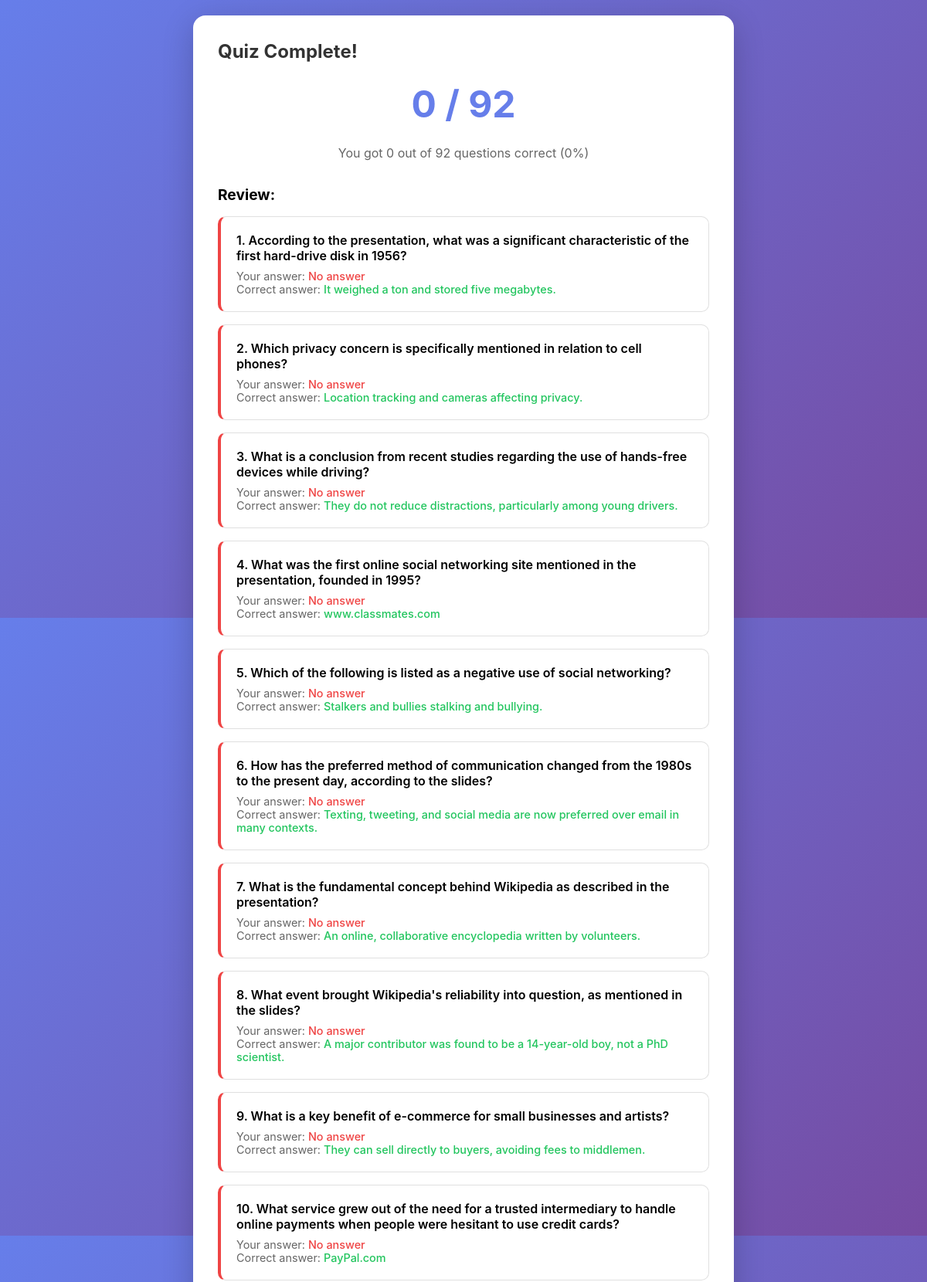
The app's page /results (upper part) with its own data.
### tables this page shows
CREATE TABLE questions (
            question_id INTEGER PRIMARY KEY AUTOINCREMENT,
            text TEXT NOT NULL
        );

CREATE TABLE options (
            option_id INTEGER PRIMARY KEY AUTOINCREMENT,
            question_id INTEGER NOT NULL,
            text TEXT NOT NULL,
            is_correct INTEGER NOT NULL,
            FOREIGN KEY (question_id) REFERENCES questions(question_id)
        );

### app.py (the view)
@app.route("/results")
def results():
    all_questions = get_all_questions()
    answers = session.get("answers", {})
    wrong_questions = session.get("wrong_questions", [])
    question_ids = session.get("question_ids")
    if question_ids:
        q_map = {q["question_id"]: q for q in all_questions}
        questions = [q_map[qid] for qid in question_ids if qid in q_map]
    else:
        questions = all_questions
    correct_count = 0
    question_results = []
    for q in questions:
        selected_id = answers.get(str(q["question_id"]))
        correct_option = None
        selected_option = None
        for opt in q["options"]:
            if opt["is_correct"]:
                correct_option = opt
            if opt["option_id"] == selected_id:
                selected_option = opt
        is_correct = selected_option and selected_option["is_correct"]
        if is_correct:
            correct_count += 1
        question_results.append(
            {
                "question": q,
                "selected": selected_option,
                "correct": correct_option,
                "is_correct": is_correct,
            }
        )
    return render_template(
        "results.html",
        results=question_results,
        correct_count=correct_count,
        total=len(questions),
        has_wrong_answers=len(wrong_questions) > 0,
    )

### app.py (called while the page is built)
def get_db_connection():
    conn = sqlite3.connect("mcqs.db")
    conn.row_factory = sqlite3.Row
    return conn

def get_all_questions():
    conn = get_db_connection()
    questions = conn.execute("SELECT * FROM questions ORDER BY question_id").fetchall()
    result = []
    for q in questions:
        options = conn.execute(
            "SELECT * FROM options WHERE question_id = ? ORDER BY option_id",
            (q["question_id"],),
        ).fetchall()
        result.append(
            {
                "question_id": q["question_id"],
                "text": q["text"],
                "options": [dict(o) for o in options],
            }
        )
    conn.close()
    return result

### templates/results.html (shortened to what this page needs)
{% extends "base.html" %}
{% block content %}
<div class="card">
    <h1>Quiz Complete!</h1>
    <div class="score">
        {{ correct_count }} / {{ total }}
    </div>
    <p style="text-align: center; color: #666; margin-bottom: 32px;">
        You got {{ correct_count }} out of {{ total }} questions correct
        ({{ ((correct_count / total) * 100) | round | int }}%)
    </p>
    <h2 style="margin-bottom: 16px; font-size: 1.2rem;">Review:</h2>
    {% for item in results %}
    <div class="result-item {% if item.is_correct %}correct{% else %}incorrect{% endif %}">
        <p class="result-question">{{ loop.index }}. {{ item.question.text }}</p>
        <p class="result-answer">
            Your answer:
            <span class="{% if item.is_correct %}correct-text{% else %}incorrect-text{% endif %}">
                {{ item.selected.text if item.selected else "No answer" }}
            </span>
        </p>
        {% if not item.is_correct %}
        <p class="result-answer">
            Correct answer: <span class="correct-text">{{ item.correct.text }}</span>
        </p>
        {% endif %}
    </div>
    {% endfor %}
</div>
{% endblock %}

### templates/base.html (style rules this page uses)
* { box-sizing: border-box; margin: 0; padding: 0; }
body { font-family: -apple-system, BlinkMacSystemFont, 'Segoe UI', Roboto, Oxygen, Ubuntu, sans-serif; background: linear-gradient(135deg, #667eea 0%, #764ba2 100%); min-height: 100vh; padding: 20px; }
.card { background: white; border-radius: 16px; padding: 32px; box-shadow: 0 10px 40px rgba(0, 0, 0, 0.2); }
h1 { color: #333; margin-bottom: 8px; font-size: 1.5rem; }
.score { text-align: center; font-size: 3rem; font-weight: bold; color: #667eea; margin: 24px 0; }
.result-item { padding: 20px; border: 1px solid #e0e0e0; border-radius: 10px; margin-bottom: 16px; }
.result-item.incorrect { border-left: 4px solid #ef4444; }
.result-question { font-weight: 600; margin-bottom: 8px; }
.result-answer { font-size: 0.9rem; color: #666; }
.result-answer span { font-weight: 500; }
.result-answer .correct-text { color: #22c55e; }
.result-answer .incorrect-text { color: #ef4444; }

### records on screen
questions: question.text "According to the presentation, what was a significant characteristic of the first hard-drive disk in 1956?"
options: correct.text "It weighed a ton and stored five megabytes."
questions: question.text "Which privacy concern is specifically mentioned in relation to cell phones?"
options: correct.text "Location tracking and cameras affecting privacy."
questions: question.text "What is a conclusion from recent studies regarding the use of hands-free devices while driving?"
options: correct.text "They do not reduce distractions, particularly among young drivers."
questions: question.text "What was the first online social networking site mentioned in the presentation, founded in 1995?"
options: correct.text "www.classmates.com"
questions: question.text "Which of the following is listed as a negative use of social networking?"
options: correct.text "Stalkers and bullies stalking and bullying."
questions: question.text "How has the preferred method of communication changed from the 1980s to the present day, according to the slides?"
options: correct.text "Texting, tweeting, and social media are now preferred over email in many contexts."
questions: question.text "What is the fundamental concept behind Wikipedia as described in the presentation?"
options: correct.text "An online, collaborative encyclopedia written by volunteers."
questions: question.text "What event brought Wikipedia's reliability into question, as mentioned in the slides?"
options: correct.text "A major contributor was found to be a 14-year-old boy, not a PhD scientist."
questions: question.text "What is a key benefit of e-commerce for small businesses and artists?"
options: correct.text "They can sell directly to buyers, avoiding fees to middlemen."
questions: question.text "What service grew out of the need for a trusted intermediary to handle online payments when people were hesitant to use credit cards?"
options: correct.text "PayPal.com"

### other values on screen
{{ correct_count }} "0"
{{ total }} "92"
{{ ((correct_count / total) * 100) | round | int }} "0"
{{ item.selected.text if item.selected else "No answer" }} "No answer" "No answer" "No answer" "No answer" "No answer" "No answer" "No answer" "No answer" "No answer" "No answer"
